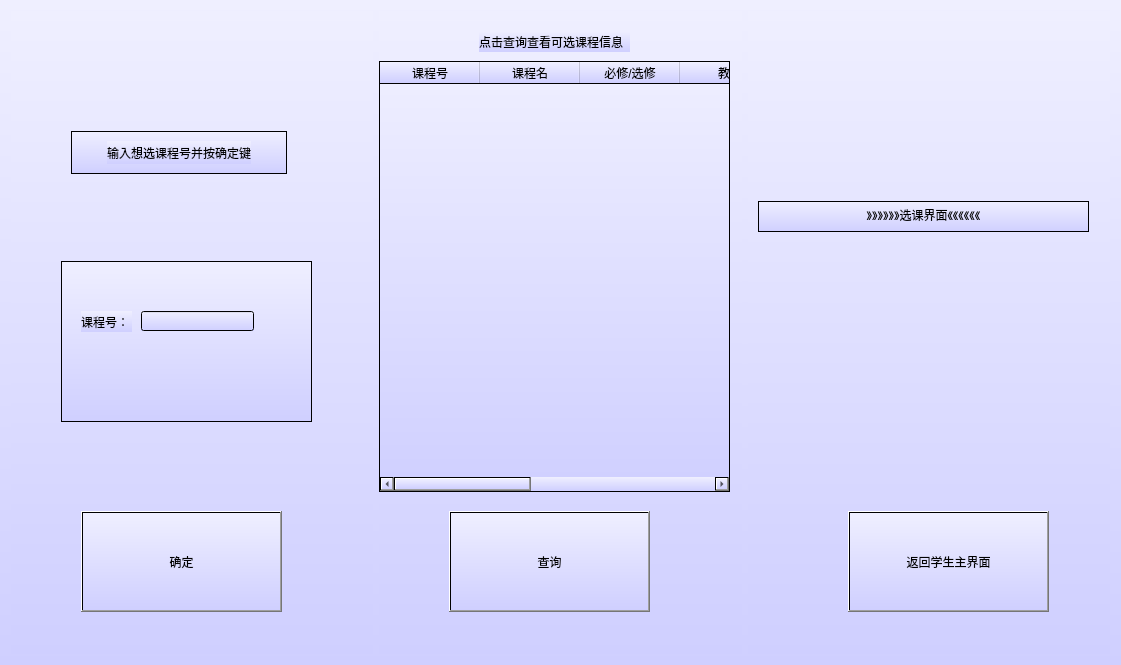
<?xml version="1.0" encoding="UTF-8"?>
<ui version="4.0">
 <class>Stu_Select</class>
 <widget class="QWidget" name="Stu_Select">
  <property name="geometry">
   <rect>
    <x>0</x>
    <y>0</y>
    <width>1121</width>
    <height>665</height>
   </rect>
  </property>
  <property name="windowTitle">
   <string>Form</string>
  </property>
  <property name="styleSheet">
   <string notr="true">background:QLinearGradient(x1:0,y1:0,x2:0,y2:1,stop:0 #efefff,stop:1 #cfcfff);</string>
  </property>
  <layout class="QHBoxLayout" name="horizontalLayout_2">
   <item>
    <widget class="QWidget" name="widget_2" native="true">
     <widget class="QFrame" name="frame">
      <property name="geometry">
       <rect>
        <x>50</x>
        <y>250</y>
        <width>251</width>
        <height>161</height>
       </rect>
      </property>
      <property name="frameShape">
       <enum>QFrame::StyledPanel</enum>
      </property>
      <property name="frameShadow">
       <enum>QFrame::Raised</enum>
      </property>
      <widget class="QLabel" name="label_3">
       <property name="geometry">
        <rect>
         <x>20</x>
         <y>50</y>
         <width>51</width>
         <height>21</height>
        </rect>
       </property>
       <property name="text">
        <string>课程号：</string>
       </property>
      </widget>
      <widget class="QLineEdit" name="sectionnumEdit">
       <property name="geometry">
        <rect>
         <x>80</x>
         <y>50</y>
         <width>113</width>
         <height>20</height>
        </rect>
       </property>
      </widget>
     </widget>
     <widget class="QFrame" name="frame_2">
      <property name="geometry">
       <rect>
        <x>60</x>
        <y>120</y>
        <width>216</width>
        <height>43</height>
       </rect>
      </property>
      <property name="frameShape">
       <enum>QFrame::StyledPanel</enum>
      </property>
      <property name="frameShadow">
       <enum>QFrame::Raised</enum>
      </property>
      <layout class="QHBoxLayout" name="horizontalLayout">
       <item>
        <spacer name="horizontalSpacer">
         <property name="orientation">
          <enum>Qt::Horizontal</enum>
         </property>
         <property name="sizeHint" stdset="0">
          <size>
           <width>17</width>
           <height>20</height>
          </size>
         </property>
        </spacer>
       </item>
       <item>
        <widget class="QLabel" name="label_2">
         <property name="text">
          <string>输入想选课程号并按确定键</string>
         </property>
        </widget>
       </item>
       <item>
        <spacer name="horizontalSpacer_2">
         <property name="orientation">
          <enum>Qt::Horizontal</enum>
         </property>
         <property name="sizeHint" stdset="0">
          <size>
           <width>17</width>
           <height>20</height>
          </size>
         </property>
        </spacer>
       </item>
      </layout>
     </widget>
     <widget class="QPushButton" name="selectButton_2">
      <property name="geometry">
       <rect>
        <x>70</x>
        <y>500</y>
        <width>201</width>
        <height>101</height>
       </rect>
      </property>
      <property name="text">
       <string>确定</string>
      </property>
     </widget>
    </widget>
   </item>
   <item>
    <widget class="QWidget" name="widget" native="true">
     <widget class="QLabel" name="label">
      <property name="geometry">
       <rect>
        <x>100</x>
        <y>20</y>
        <width>151</width>
        <height>21</height>
       </rect>
      </property>
      <property name="text">
       <string>点击查询查看可选课程信息</string>
      </property>
     </widget>
     <widget class="QTableWidget" name="tableWidget">
      <property name="geometry">
       <rect>
        <x>0</x>
        <y>50</y>
        <width>351</width>
        <height>431</height>
       </rect>
      </property>
      <column>
       <property name="text">
        <string>课程号</string>
       </property>
      </column>
      <column>
       <property name="text">
        <string>课程名</string>
       </property>
      </column>
      <column>
       <property name="text">
        <string>必修/选修</string>
       </property>
      </column>
      <column>
       <property name="text">
        <string>教师</string>
       </property>
      </column>
      <column>
       <property name="text">
        <string>学分</string>
       </property>
      </column>
      <column>
       <property name="text">
        <string>已选/可选</string>
       </property>
      </column>
      <column>
       <property name="text">
        <string>剩余人数</string>
       </property>
      </column>
     </widget>
     <widget class="QPushButton" name="searchButton">
      <property name="geometry">
       <rect>
        <x>70</x>
        <y>500</y>
        <width>201</width>
        <height>101</height>
       </rect>
      </property>
      <property name="text">
       <string>查询</string>
      </property>
     </widget>
    </widget>
   </item>
   <item>
    <widget class="QWidget" name="widget_3" native="true">
     <widget class="QPushButton" name="returnButton">
      <property name="geometry">
       <rect>
        <x>100</x>
        <y>500</y>
        <width>201</width>
        <height>101</height>
       </rect>
      </property>
      <property name="text">
       <string>返回学生主界面</string>
      </property>
     </widget>
     <widget class="QTextBrowser" name="textBrowser_2">
      <property name="geometry">
       <rect>
        <x>10</x>
        <y>190</y>
        <width>331</width>
        <height>31</height>
       </rect>
      </property>
      <property name="html">
       <string>&lt;!DOCTYPE HTML PUBLIC &quot;-//W3C//DTD HTML 4.0//EN&quot; &quot;http://www.w3.org/TR/REC-html40/strict.dtd&quot;&gt;
&lt;html&gt;&lt;head&gt;&lt;meta name=&quot;qrichtext&quot; content=&quot;1&quot; /&gt;&lt;style type=&quot;text/css&quot;&gt;
p, li { white-space: pre-wrap; }
&lt;/style&gt;&lt;/head&gt;&lt;body style=&quot; font-family:'SimSun'; font-size:9pt; font-weight:400; font-style:normal;&quot;&gt;
&lt;p align=&quot;center&quot; style=&quot; margin-top:0px; margin-bottom:0px; margin-left:0px; margin-right:0px; -qt-block-indent:0; text-indent:0px;&quot;&gt;&lt;span style=&quot; font-family:'SimSun';&quot;&gt;》》》》》》选课界面《《《《《《&lt;/span&gt;&lt;/p&gt;&lt;/body&gt;&lt;/html&gt;</string>
      </property>
     </widget>
    </widget>
   </item>
  </layout>
 </widget>
 <resources/>
 <connections/>
</ui>
